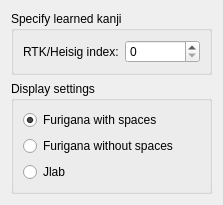
<?xml version="1.0" encoding="UTF-8"?>
<ui version="4.0">
 <class>KanjiTrainerUi</class>
 <widget class="QDialog" name="KanjiTrainerUi">
  <property name="geometry">
   <rect>
    <x>0</x>
    <y>0</y>
    <width>223</width>
    <height>189</height>
   </rect>
  </property>
  <property name="windowTitle">
   <string>Kanji Trainer</string>
  </property>
  <layout class="QVBoxLayout" name="verticalLayout">
   <item>
    <widget class="QGroupBox" name="groupBox">
     <property name="title">
      <string>Specify learned kanji</string>
     </property>
     <layout class="QGridLayout" name="gridLayout">
      <item row="0" column="1">
       <widget class="QSpinBox" name="heisigSpinBox"/>
      </item>
      <item row="0" column="0">
       <widget class="QLabel" name="label">
        <property name="text">
         <string>RTK/Heisig index:</string>
        </property>
       </widget>
      </item>
     </layout>
    </widget>
   </item>
   <item>
    <widget class="QGroupBox" name="groupBox_2">
     <property name="title">
      <string>Display settings</string>
     </property>
     <layout class="QVBoxLayout" name="verticalLayout_2">
      <item>
       <widget class="QRadioButton" name="furiganaWithSpaceRadioButton">
        <property name="text">
         <string>Furigana with spaces</string>
        </property>
        <property name="checked">
         <bool>true</bool>
        </property>
       </widget>
      </item>
      <item>
       <widget class="QRadioButton" name="furiganaWithoutSpaceRadioButton">
        <property name="text">
         <string>Furigana without spaces</string>
        </property>
       </widget>
      </item>
      <item>
       <widget class="QRadioButton" name="jlabRadioButton">
        <property name="text">
         <string>Jlab</string>
        </property>
       </widget>
      </item>
     </layout>
    </widget>
   </item>
  </layout>
 </widget>
 <resources/>
 <connections/>
</ui>
